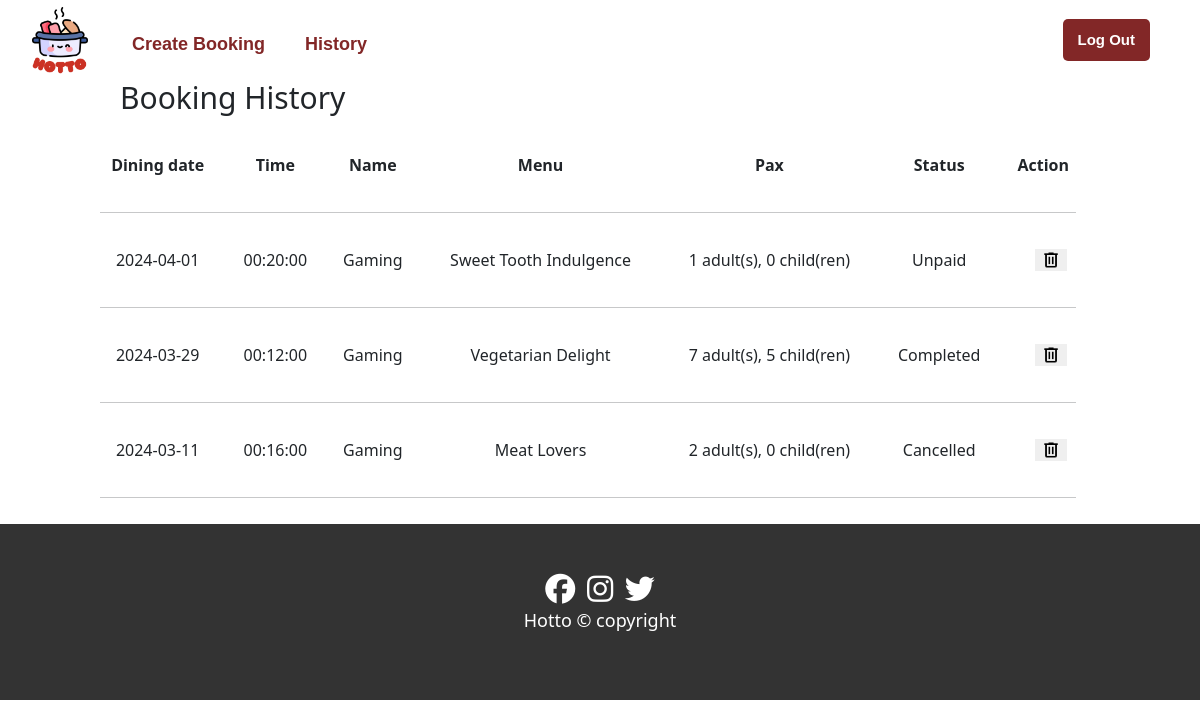
The page /bookinghistory2.php (signed in) on the database its author committed.
### tables this page shows
CREATE TABLE `booking` (
  `BookingID` int(11) NOT NULL,
  `TableID` varchar(11) DEFAULT NULL,
  `PackageID` int(11) DEFAULT NULL,
  `CustomerID` varchar(11) DEFAULT NULL,
  `BookingStatus` enum('Paid','Unpaid','Cancelled','Completed') DEFAULT NULL,
  `Date` date DEFAULT NULL,
  `Time` time DEFAULT NULL,
  `AdultPax` int(10) DEFAULT NULL,
  `ChlidPax` int(10) DEFAULT NULL
);

CREATE TABLE `customers` (
  `CustomersID` varchar(11) NOT NULL,
  `Name` varchar(255) DEFAULT NULL,
  `Password` varchar(12) NOT NULL,
  `PhoneNumber` varchar(15) DEFAULT NULL,
  `Status` varchar(255) DEFAULT NULL
);

CREATE TABLE `package` (
  `PackageID` int(11) NOT NULL,
  `Name` varchar(255) DEFAULT NULL,
  `Type` varchar(255) DEFAULT NULL,
  `Price` decimal(10,2) DEFAULT NULL,
  `Description` text DEFAULT NULL
);

### bookinghistory2.php (the view, shortened to what this page needs)
<?php
require 'connection.php';
class BookingHistory {
    private $conn;
    public function __construct($conn) {
        $this->conn = $conn;
    }
    public function getBookingHistory() {
        $uid = $_SESSION['CustomersID'];
        $sql = "SELECT p.Name AS PackageName, c.Name, b.*
                FROM package p, customers c, booking b
                WHERE p.PackageID = b.PackageID
                AND c.CustomersID = b.CustomerID
                AND c.CustomersID = '$uid'";
        $result = mysqli_query($this->conn, $sql);
        return $result;
    }
}
class BookingView {
    private $bookingHistory;
    public function __construct($bookingHistory) {
        $this->bookingHistory = $bookingHistory;
    }
    public function displayBookingHistory() {
        ?>
        <html lang="en">
        <head>
        </head>
        <body>
        <?php
            include 'header2.php';
        ?>
        <section>
            <div class="heading-container">
                <h1 class="heading">Booking History</h1><br>
            </div>
            <table width="85%" border="0" align="center" style="font-size:16px">
                <tr>
                    <th>Dining date</th>
                    <th>Time</th>
                    <th>Name</th>
                    <th>Menu</th>
                    <th>Pax</th>
                    <th>Status</th>
                    <th>Action</th>
                </tr>
                <tr>
                    <td colspan="7"><hr></td>
                </tr>
                <?php
                while ($rows = mysqli_fetch_assoc($this->bookingHistory)) {
                    $Date = $rows['Date'];
                    $Time = $rows['Time'];
                    $Name = $rows['Name'];
                    $PackageName = $rows['PackageName'];
                    $AdultPax = $rows['AdultPax'];
                    $ChildPax = $rows['ChlidPax'];
                    $Status = $rows['BookingStatus'];
                    ?>
                    <tr>
                        <td><?php echo $Date; ?></td>
                        <td><?php echo $Time ?></td>
                        <td><?php echo $Name; ?></td>
                        <td><?php echo $PackageName; ?></td>
                        <td><?php echo $AdultPax . " adult(s), " . $ChildPax . " child(ren)"; ?></td>
                        <td><?php echo $Status; ?></td>
                        <td>
                        <button class="delete-button"><a href="abookingdrop.php?BookingID=<?php echo $rows['BookingID']; ?>"><img src="image/delete.png" alt="Delete" style="width: 20px; height: 20px;"></a></button>
                        <td>
                    </tr>
                    <tr>
                    <td colspan="7"><hr></td>
                    </tr>
                    <?php
                }
                ?>
            </table>
        </section>
        </body>
                <?php include 'footer.php';?>
        </html>
        <?php
    }
}
$bookingHistory = new BookingHistory($conn);
$bookingData = $bookingHistory->getBookingHistory();
$bookingView = new BookingView($bookingData);
$bookingView->displayBookingHistory();
?>

### footer.php (style rules this page uses)
body { margin: 0; padding: 0; }

### bookinghistory2.php (style rules this page uses)
.heading-container { display: flex; justify-content: space-between; align-items: center; }
.heading { font-size: 30px; padding-bottom: 20px; margin-left: 120px; }
table { width: 85%; border-collapse: collapse; margin: 0 auto; font-size: 16px; }
th, td { padding: 10px; text-align: center; }
button { border: none; }
.delete-button { margin-left: 15px; }

### rows shown on the page
booking: Date "2024-04-01", Time "00:20:00", CustomerID.Name "Gaming", PackageID.Name "Sweet Tooth Indulgence", AdultPax "1", ChlidPax "0", BookingStatus "Unpaid"
booking: Date "2024-03-29", Time "00:12:00", CustomerID.Name "Gaming", PackageID.Name "Vegetarian Delight", AdultPax "7", ChlidPax "5", BookingStatus "Completed"
booking: Date "2024-03-11", Time "00:16:00", CustomerID.Name "Gaming", PackageID.Name "Meat Lovers", AdultPax "2", ChlidPax "0", BookingStatus "Cancelled"
